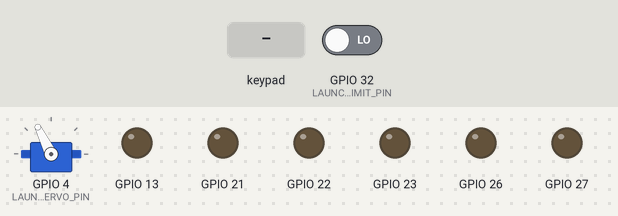
A program run on a simulated ESP32. Parts: servo, output pins drawn as LEDs (lit = HIGH). Inputs (shaded band) come from the test bench; at power-on: GPIO 32 (LAUNCH_LIMIT_PIN) LOW. Nothing arrives over Bluetooth unless stated; what the program prints to the serial monitor is not drawn.

Above: at 1.2 s.
1.3 s: key 'L' pressed
At 2.6 s:
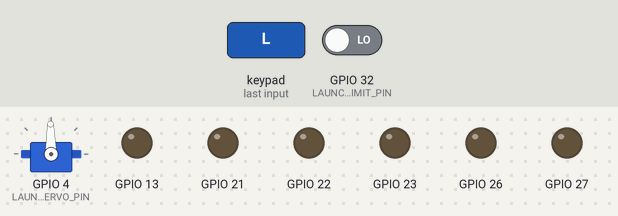
3.2 s: key '-' pressed
At 3.8 s:
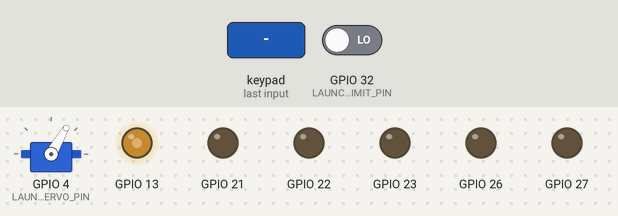
4.7 s: key 'L' pressed
6.6 s: GPIO 32 (LAUNCH_LIMIT_PIN) driven HIGH
At 8.0 s:
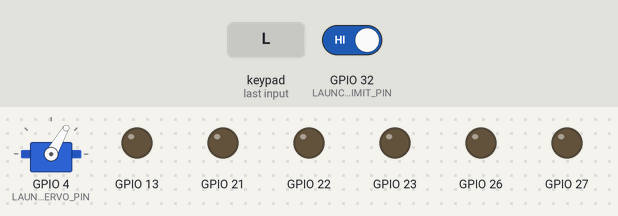
Timing chart, 0 to 9.1 s (numbered marks = the images above; inputs shaded):
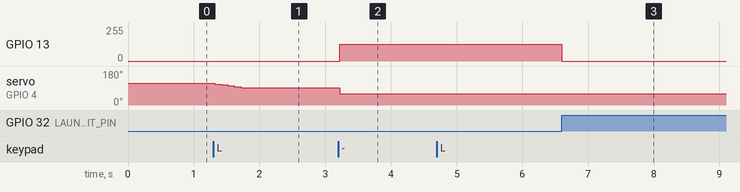

Measured:
- after the input at 1.3 s, servo on GPIO 4 (LAUNCHING_SERVO_PIN): moves from 116° to 91° over 0.40 s, starting at once
- after the input at 3.2 s, GPIO 13: 0/255 → 127/255 at once; servo on GPIO 4 (LAUNCHING_SERVO_PIN): 91° → 60° at once
- after the input at 6.6 s, GPIO 13: 127/255 → 0/255 at once

The program:

main.cpp
```cpp
#include <Arduino.h>
#include <ESP32Servo.h>
#include <Motor.h>
#include <PS4Controller.h>

/* JOYSTICK */
const int DEAD_ZONE = 30;

/*pwm dir channel*/
Motor rightMotor(26, 21, 5);
Motor leftMotor(27, 22, 6);
Motor windingMotor(13, 23, 7);

/* SERVO */
Servo launchingServo;
int launchingDegree;
const int LAUNCHING_SERVO_PIN = 4;

/*LIMIT SWITCH*/
const uint8_t LAUNCH_LIMIT_PIN = 32;

uint32_t previous_millis = 0;
const int DEBOUNCE_DELAY = 50;
const uint16_t DELAY_TIME = 100;

bool share_pressed = false;
uint32_t share_debounce_time = 0;
bool is_auto_mode = false; // auto mode

void setup() {
  Serial.begin(115200);

  uint8_t bt_mac[6];
  /*esp_read_mac(bt_mac, ESP_MAC_BT);
  Serial.printf("Bluetooth Mac Address => %02X:%02X:%02X:%02X:%02X:%02X\r\n",
                bt_mac[0], bt_mac[1], bt_mac[2], bt_mac[3], bt_mac[4],
                bt_mac[5]);*/

  PS4.begin("48:E7:29:A3:C5:0E");
  Serial.printf("ready.\r\n");

  launchingServo.attach(LAUNCHING_SERVO_PIN, 500, 2500);
  launchingDegree = 116;
  launchingServo.write(launchingDegree);
  pinMode(LAUNCH_LIMIT_PIN, INPUT_PULLDOWN);
}

void loop() {
  if (!PS4.isConnected()) {
    Serial.printf("PS4 controller disconnected.\r\n");
    rightMotor.run(0,0);
    leftMotor.run(0,0);
    windingMotor.run(0,0);
    return;
  }

  /* MANUALLY MOVE FORWARD, BACKWARD AND ROTATE */

  if (DEAD_ZONE <= abs(PS4.RStickY())) {
    rightMotor.run(abs(PS4.RStickY()),
                   (PS4.RStickY() > 0 ? 1 : 0)); // 右モーター
  }else{
    rightMotor.run(0,0);
  }
  if (DEAD_ZONE <= abs(PS4.LStickY())) {
    leftMotor.run(abs(PS4.LStickY()),
                  (PS4.LStickY() > 0 ? 1 : 0)); // 左モーター
  }else{
    leftMotor.run(0,0);
  }

  if (PS4.Share()) { // shareボタンを押したとき
    if (!share_pressed &&
        (millis() - share_debounce_time >
         DEBOUNCE_DELAY)) { // share_pressがfalseかつ前回ボタンを押してから50ms以上経過
      is_auto_mode = !is_auto_mode;
      share_debounce_time = millis();
    }
    share_pressed = true;
  } else {
    share_pressed = false;
  }

  if (is_auto_mode) {
    uint32_t currentMillis = millis();

    launchingDegree = 60;
    launchingServo.write(launchingDegree);

    // 100ms後にモーターを回す
    if (currentMillis >= DELAY_TIME) {
      windingMotor.run(127, 0); // モーターを回し続ける
    }

    // リミットスイッチが押されたら停止
    bool is_on_limit_switch = digitalRead(LAUNCH_LIMIT_PIN);
    if (is_on_limit_switch) {
      is_auto_mode = false;
      windingMotor.run(0, 0); // モーター停止
    }
  }

  if (PS4.R2Value() > 15) {
    windingMotor.run(PS4.R2Value() / 2, 0); // 正転
  } else if (PS4.L2Value() > 15) {
    windingMotor.run(PS4.L2Value() / 2, 1); // 逆転
  } else if (!is_auto_mode) {
    windingMotor.run(0, 0);
  }

  if (PS4.Right() && launchingDegree < 115) { // セット方向
    uint32_t current_millis = millis();
    if (current_millis - previous_millis >= DELAY_TIME) {
        previous_millis = current_millis;
        launchingDegree += 5;
        launchingServo.write(launchingDegree);
    }
  }
  if (PS4.Left() && launchingDegree > 5) { // 発射方向
    uint32_t current_millis = millis();
    if (current_millis - previous_millis >= DELAY_TIME) {
        previous_millis = current_millis;
        launchingDegree -= 5;
        launchingServo.write(launchingDegree);
    }
  }

  if (PS4.PSButton()) {
    ESP.restart();
  }
}
```

Motor.cpp
```cpp
#include <Arduino.h>
#include <Motor.h>

/* MOTOR SETTINGS */
Motor::Motor(int pwm_pin, int dir_pin, int channel)
    :pwm_pin(pwm_pin), dir_pin(dir_pin), channel(channel), frequency(5000), resolution(8){
    pinMode(pwm_pin, OUTPUT);
    pinMode(dir_pin, OUTPUT);
    ledcSetup(channel, frequency, resolution);
    ledcAttachPin(pwm_pin, channel);
}

/* MOVE MOTOR */
void Motor::run(int speed, bool direction){
    //Serial.printf("MOTOR's SPEED : %d  \n",speed);
    digitalWrite(dir_pin, direction);
    ledcWrite(channel, speed);
}
```

Motor.h
```cpp
#ifndef MOTOR_H
#define MOTOR_H

#include <Arduino.h>

class Motor{
    public:
     Motor(int pwm_pin, int dir_pin, int channel);
     void run(int axis, bool direction);

    private:
     int pwm_pin;
     int dir_pin;
     int channel;

     int frequency;
     int resolution;
};

#endif
```
